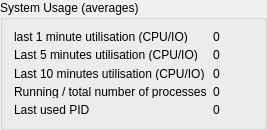
      <widget class="QGroupBox" name="groupBox_4">
       <property name="sizePolicy">
        <sizepolicy hsizetype="Preferred" vsizetype="Preferred">
         <horstretch>0</horstretch>
         <verstretch>0</verstretch>
        </sizepolicy>
       </property>
       <property name="maximumSize">
        <size>
         <width>16777215</width>
         <height>130</height>
        </size>
       </property>
       <property name="title">
        <string>System Usage (averages)</string>
       </property>
       <layout class="QGridLayout" name="gridLayout_4">
        <item row="0" column="0">
         <widget class="QLabel" name="label_6">
          <property name="minimumSize">
           <size>
            <width>40</width>
            <height>10</height>
           </size>
          </property>
          <property name="text">
           <string>last 1 minute utilisation (CPU/IO)</string>
          </property>
         </widget>
        </item>
        <item row="0" column="1">
         <widget class="QLabel" name="last1minUtil">
          <property name="sizePolicy">
           <sizepolicy hsizetype="Minimum" vsizetype="Preferred">
            <horstretch>0</horstretch>
            <verstretch>0</verstretch>
           </sizepolicy>
          </property>
          <property name="minimumSize">
           <size>
            <width>40</width>
            <height>10</height>
           </size>
          </property>
          <property name="baseSize">
           <size>
            <width>60</width>
            <height>0</height>
           </size>
          </property>
          <property name="text">
           <string>0</string>
          </property>
         </widget>
        </item>
        <item row="1" column="0">
         <widget class="QLabel" name="label_7">
          <property name="minimumSize">
           <size>
            <width>40</width>
            <height>10</height>
           </size>
          </property>
          <property name="text">
           <string>Last 5 minutes utilisation (CPU/IO)</string>
          </property>
         </widget>
        </item>
        <item row="1" column="1">
         <widget class="QLabel" name="last5minUtil">
          <property name="minimumSize">
           <size>
            <width>40</width>
            <height>10</height>
           </size>
          </property>
          <property name="text">
           <string>0</string>
          </property>
         </widget>
        </item>
        <item row="2" column="0">
         <widget class="QLabel" name="ddddd">
          <property name="minimumSize">
           <size>
            <width>40</width>
            <height>10</height>
           </size>
          </property>
          <property name="text">
           <string>Last 10 minutes utilisation (CPU/IO)</string>
          </property>
         </widget>
        </item>
        <item row="2" column="1">
         <widget class="QLabel" name="last10minUtil">
          <property name="minimumSize">
           <size>
            <width>40</width>
            <height>10</height>
           </size>
          </property>
          <property name="text">
           <string>0</string>
          </property>
         </widget>
        </item>
        <item row="3" column="0">
         <widget class="QLabel" name="label_9">
          <property name="minimumSize">
           <size>
            <width>40</width>
            <height>10</height>
           </size>
          </property>
          <property name="text">
           <string>Running / total number of processes</string>
          </property>
         </widget>
        </item>
        <item row="3" column="1">
         <widget class="QLabel" name="procs">
          <property name="minimumSize">
           <size>
            <width>40</width>
            <height>10</height>
           </size>
          </property>
          <property name="text">
           <string>0</string>
          </property>
         </widget>
        </item>
        <item row="4" column="0">
         <widget class="QLabel" name="label_10">
          <property name="minimumSize">
           <size>
            <width>40</width>
            <height>10</height>
           </size>
          </property>
          <property name="text">
           <string>Last used PID</string>
          </property>
         </widget>
        </item>
        <item row="4" column="1">
         <widget class="QLabel" name="lastpid">
          <property name="minimumSize">
           <size>
            <width>40</width>
            <height>10</height>
           </size>
          </property>
          <property name="text">
           <string>0</string>
          </property>
         </widget>
        </item>
       </layout>
      </widget>
